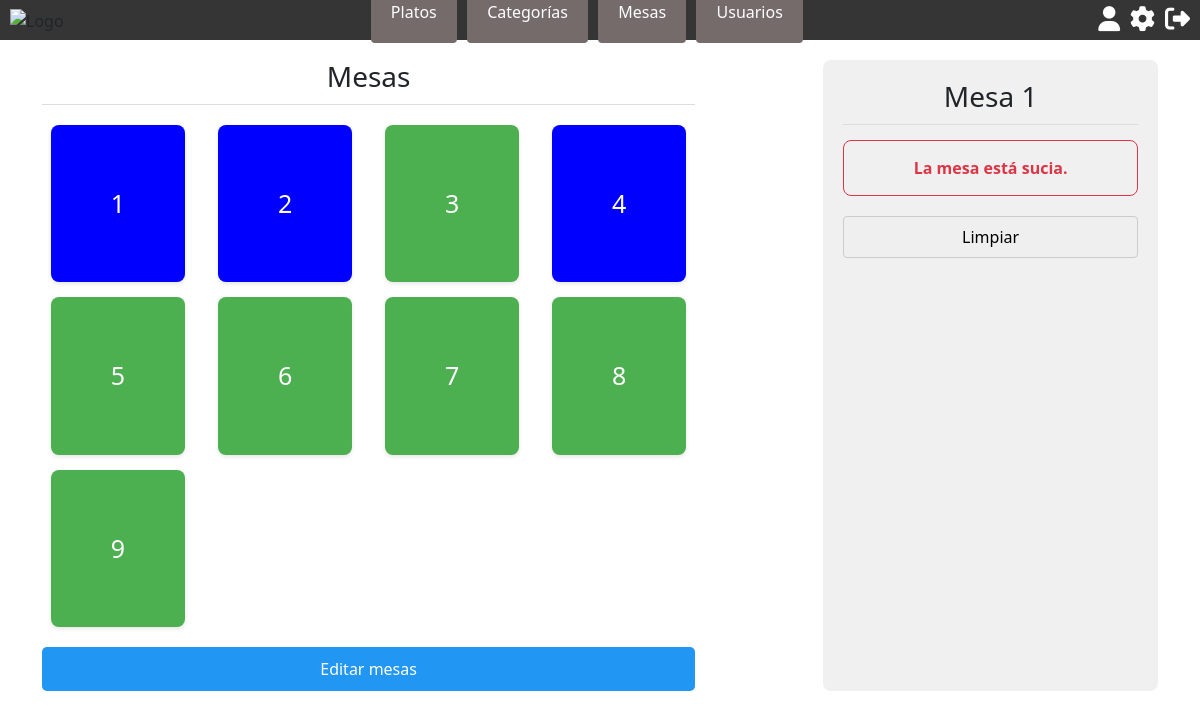
Page /mesas/?mesa_numero=1 (signed in) on the earlier database version.
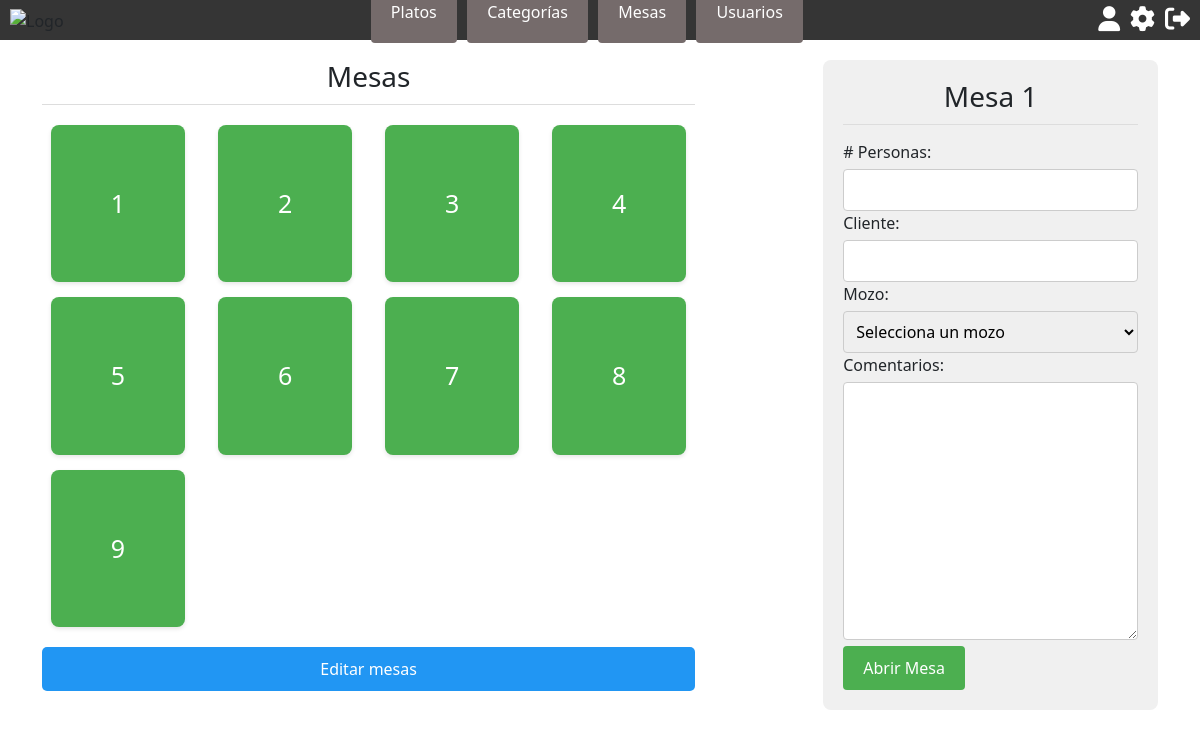
Same page on the later database version.
### restaurante_app/views.py (the view)
# urls.py: path('mesas/', views.mesas_view, name='mesas'),
@login_required
def mesas_view(request):
    mesas = Mesa.objects.exclude(EstMesCod__EstMesDes='eliminado')  # Excluir mesas eliminadas
    mozos = Usuario.objects.filter(TipUsuCod__TipUsuDes="Mozo")
    mesa_seleccionada = None
    form = AbrirMesaForm()  # Crea una instancia del formulario siempre
    if request.method == 'POST':
        mesa_numero = request.POST.get('numero')  # Obtén el número de mesa del formulario
        print(mesa_numero)
        if mesa_numero:
            mesa_seleccionada = get_object_or_404(Mesa, numero=mesa_numero)
            if mesa_seleccionada.EstMesCod.EstMesDes == 'disponible':
                form = AbrirMesaForm(request.POST, instance=mesa_seleccionada)  # Pasa la instancia de mesa al formulario
                if form.is_valid():
                    request.session['abrir_mesa_form_data'] = {
                        'num_personas': form.cleaned_data['num_personas'],
                        'cliente': form.cleaned_data['cliente'],
                        'mozo_id': form.cleaned_data['mozo'].id,  # Almacenar el ID del mozo
                        'comentarios': form.cleaned_data['comentarios'],
                    }
                    mesa = form.save(commit=False)
                    return redirect('detalle_pedido', mesa_numero=mesa.numero)
                else:
                    print("Errores de validación del formulario:", form.errors)  # Imprimir errores de validación
    else:  # Si es GET, verifica si se pasó un número de mesa en la URL
        mesa_numero = request.GET.get('mesa_numero')
        if mesa_numero:
            mesa_seleccionada = get_object_or_404(Mesa, numero=mesa_numero)
            form = AbrirMesaForm(initial={'numero': mesa_numero, 'mozo': request.user})  # Preselecciona el mozo actual
            if mesa_seleccionada.EstMesCod.EstMesDes == 'ocupado':
                mensaje_ocupada = "La mesa ya está ocupada."
                return render(request, 'mesas.html', {
                    'mesas': mesas,
                    'mesa_seleccionada': mesa_seleccionada,
                    'mozos': mozos,
                    'form': form,
                    'mensaje': mensaje_ocupada,
                })
            elif mesa_seleccionada.EstMesCod.EstMesDes == 'sucio':
                mensaje_sucia = "La mesa está sucia."
                return render(request, 'mesas.html', {
                    'mesas': mesas,
                    'mesa_seleccionada': mesa_seleccionada,
                    'mozos': mozos,
                    'form': form,
                    'mensaje_sucio': mensaje_sucia,
                })
    return render(request, 'mesas.html', {
        'mesas': mesas,
        'mesa_seleccionada': mesa_seleccionada,
        'mozos': mozos,
        'form': form,
    })

### restaurante_app/forms.py
class AbrirMesaForm(forms.ModelForm):
    num_personas = forms.IntegerField(label="# Personas")
    cliente = forms.CharField(label="Cliente")
    mozo = forms.ModelChoiceField(queryset=Usuario.objects.filter(TipUsuCod__TipUsuDes="Mozo"), label="Mozo", empty_label="Selecciona un mozo")
    comentarios = forms.CharField(widget=forms.Textarea, label="Comentarios", required=False)
    numero = forms.IntegerField(widget=forms.HiddenInput()) #Se agrega el campo numero
    class Meta:
        model = Mesa
        fields = ['numero', 'num_personas', 'cliente', 'mozo', 'comentarios']  # Agrega 'numero' a los campos

### restaurante_app/models.py (called while the page is built)
    def __str__(self):
        return self.username

### restaurante_app/templates/mesas.html (shortened to what this page needs)
{% extends 'base.html' %}
{% load static %}
{% block content %}
<div class="container flex">
  <div class="mesas-section">
    <h2>Mesas</h2>
    <div class="mesa-grid">
      {% for mesa in mesas %}
      <a href="{% url 'mesas' %}?mesa_numero={{ mesa.numero }}"
        class="mesa{% if mesa.EstMesCod.EstMesDes == 'ocupado'%} ocupada{% elif mesa.EstMesCod.EstMesDes == 'sucio' %} sucio{% endif %}">
        {{ mesa.numero }}
      </a>
      {% endfor %}
    </div>
    {% if request.user.TipUsuCod.TipUsuDes == "Administrador" %}
    <a href="{% url 'editar_mesas' %}" id="editar-mesas">Editar mesas</a>
    {% endif %}
  </div>
  <div id="detalle-mesa">
    <h2>
      {% if mesa_seleccionada %}
      Mesa {{ mesa_seleccionada.numero }}
      {% else %}
      Selecciona una mesa
      {% endif %}
    </h2>
    {% if mesa_seleccionada %}
    {% if mensaje %}
    <div class="alert alert-warning">
      <i class="bi bi-exclamation-triangle-fill"></i> La mesa ya está ocupada.
    </div>
    {% elif mensaje_sucio %}
    <div class="alert alert-warning">
       La mesa está sucia.
    </div>
    <input type="submit" id="limpiar-mesa" data-mesa-id="{{ mesa_seleccionada.numero }}" value="Limpiar"/>
    {% else %}
    {% if form %}
    <form method="POST" action="{% url 'mesas' %}">
      {{ form }}
      <button type="submit" class="btn btn-primary">Abrir Mesa</button>
    </form>
    {% endif %}
    {% endif %}
    {% endif %}
  </div>
</div>
{% endblock %}

Differences in the rows shown:
changed Mesa id 1: EstMesCod_id 3 → 1 (drawn)
changed Mesa id 2: EstMesCod_id 3 → 1 (drawn)
changed Mesa id 4: EstMesCod_id 3 → 1 (drawn)
Other differences:
form field mozo: (not shown) → "Selecciona un mozo"
form field value: "Limpiar" → (not shown)
text no longer shown: "La mesa está sucia."
text now shown: "# Personas: Cliente: Mozo: Comentarios: Abrir Mesa"
